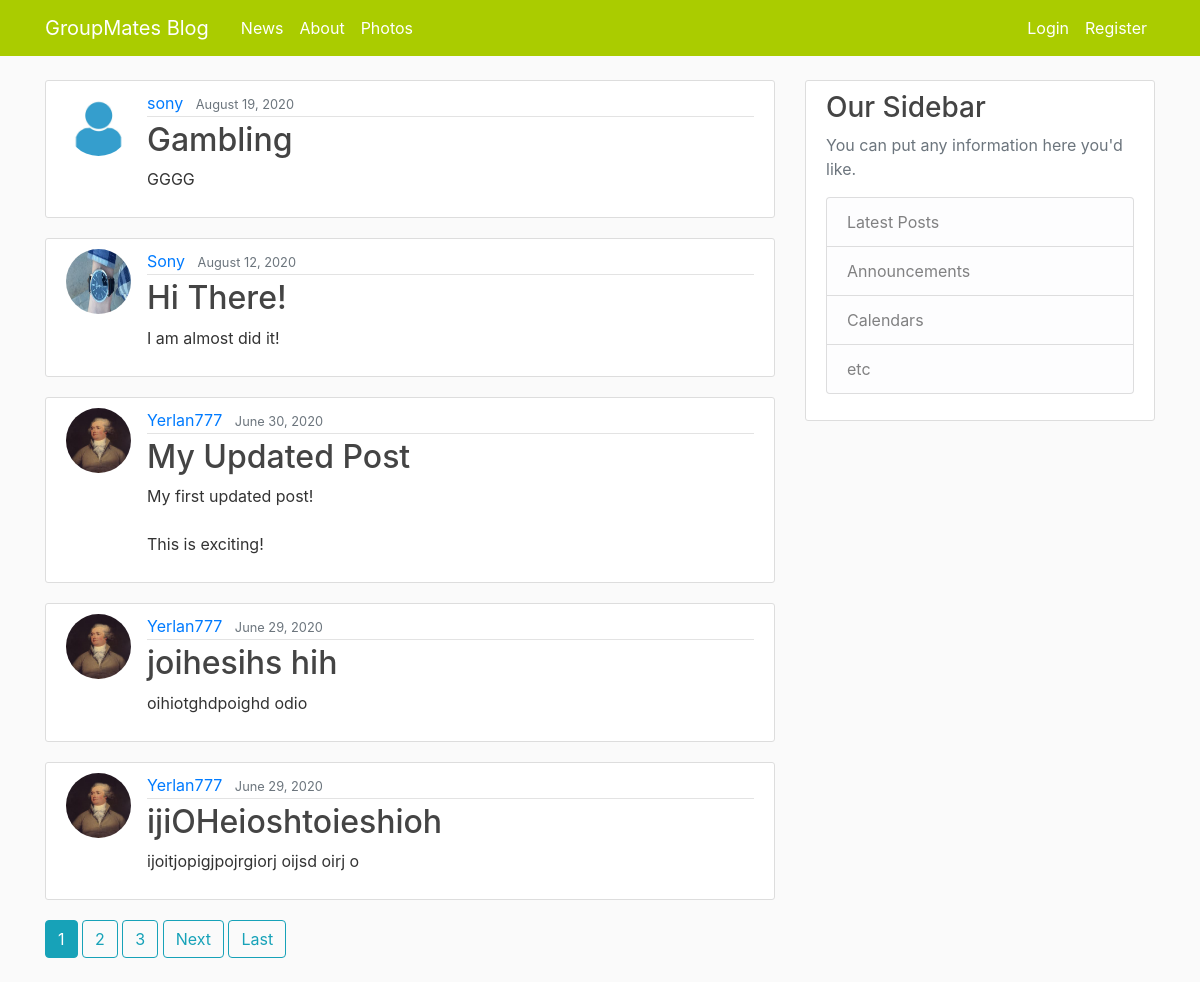
The page / on the database its author committed.
### BlogApp/models.py (models this page shows, shortened)
class Post(models.Model):
    title = models.CharField(max_length=100)
    content = models.TextField()
    date_posted = models.DateTimeField(default=timezone.now)
    author = models.ForeignKey(User, on_delete=models.CASCADE)

### users/models.py (models this page shows, shortened)
class Profile(models.Model):
    user = models.OneToOneField(User, on_delete=models.CASCADE)
    image = models.ImageField(default="default.jpg", upload_to="profile_pics")
    nickname = models.CharField(max_length=100, null=True, blank=True)
    birthday = models.DateField(null=True, blank=True)

### BlogApp/views.py (the view)
# urls.py: path('', PostListView.as_view(), name= "blog-home"),
class PostListView(ListView):
    model = Post
    template_name = "BlogApp/home.html" # <app>/<model>_<viewtype>.html
    context_object_name = "posts"
    ordering = ["-date_posted"]
    paginate_by = 5

### BlogApp/templates/BlogApp/home.html (shortened to what this page needs)
{% extends "BlogApp/base.html" %}
{% block content %}
    {% for post in posts %}
            <article class="media content-section">
                <img class="rounded-circle article-img" src="{{ post.author.profile.image.url }}">
              <div class="media-body">
                <div class="article-metadata">
                  <a class="mr-2" href="{% url 'user-posts' post.author.username %}">{{ post.author }}</a>
                  <small class="text-muted">{{ post.date_posted|date:"F d, Y" }}</small>
                </div>
                <h2><a class="article-title" href="{% url 'post-detail' post.id %}">{{ post.title }}</a></h2>
                <p class="article-content">{{ post.content }}</p>
              </div>
            </article>
    {% endfor %}
    {% if is_paginated %}
    {% for num in page_obj.paginator.page_range %}
        {% if page_obj.number == num %}
          <a class="btn btn-info mb-4" href="?page={{ num }}">{{ num }}</a>
        {% elif num > page_obj.number|add:"-3" and  num < page_obj.number|add:"3"  %}
          <a class="btn btn-outline-info mb-4" href="?page={{ num }}">{{ num }}</a>
        {% endif %}
    {% endfor %}
    {% if page_obj.has_next %}
      <a class="btn btn-outline-info mb-4" href="?page={{ page_obj.next_page_number}}">Next</a>
      <a class="btn btn-outline-info mb-4" href="?page={{ page_obj.paginator.num_pages }}">Last</a>
    {% endif %}
    {% endif %}
{% endblock content %}

### BlogApp/static/BlogApp/main.css (style rules this page uses)
body { background: #fafafa; color: #333333; margin-top: 5rem; }
h1, h2, h3, h4, h5, h6 { color: #444444; }
.content-section { background: #ffffff; padding: 10px 20px; border: 1px solid #dddddd; border-radius: 3px; margin-bottom: 20px; }
.article-title { color: #444444; }
.article-content { white-space: pre-line; }
.article-img { height: 65px; width: 65px; margin-right: 16px; }
.article-metadata { padding-bottom: 1px; margin-bottom: 4px; border-bottom: 1px solid #e3e3e3 }

### rows shown on the page
Post: author.profile.image (placeholder picture), author "sony", date_posted "August 19, 2020", title "Gambling", content "GGGG"
Post: author.profile.image (picture), author "Sony", date_posted "August 12, 2020", title "Hi There!", content "I am almost did it!"
Post: author.profile.image (picture), author "Yerlan777", date_posted "June 30, 2020", title "My Updated Post", content "My first updated post! This is exciting!"
Post: author.profile.image (picture), author "Yerlan777", date_posted "June 29, 2020", title "joihesihs hih", content "oihiotghdpoighd odio"
Post: author.profile.image (picture), author "Yerlan777", date_posted "June 29, 2020", title "ijiOHeioshtoieshioh", content "ijoitjopigjpojrgiorj oijsd oirj o"

### other values the page prints
{{ num }} "1"
{{ num }} "2" "3"
